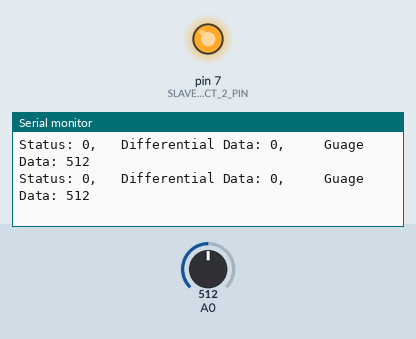
Recording of a sketch running on a simulated Arduino Uno, built with avr-gcc and run on an emulated ATmega328P. Parts: output pins drawn as LEDs (lit = HIGH), the last lines printed to the serial monitor. Inputs (shaded band) come from the test bench; at power-on: A0 = 512. Pins used as bus, display or sensor lines are not drawn.

Above: at 6.2 s.
6.3 s: A0 set to 104
At 6.38 s:
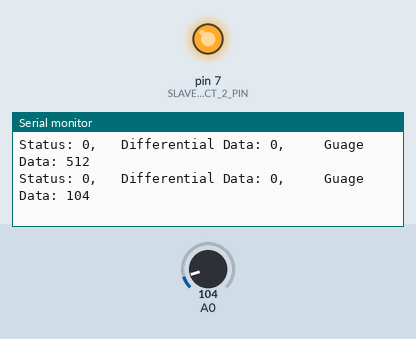
9.3 s: A0 set to 91
At 9.35 s:
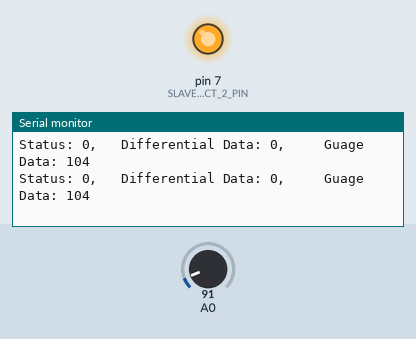
Timing chart, 0 to 12.3 s (numbered marks = the images above; inputs shaded):
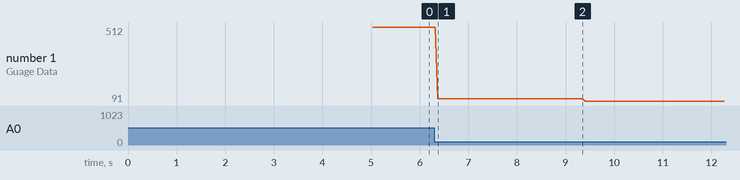

Measured:
- after the input at 6.3 s, the serial monitor: prints a new line after 0.08 s (image 1)
- plotted number 1: 512 → 104 after the input at 6.3 s, 104 → 91 after the input at 9.3 s

The sketch:

pressure_sensor_test.ino
```cpp
const int SLAVE_SELECT_1_PIN = 6;
const int SLAVE_SELECT_2_PIN = 7;

const int MISO_PIN = 10;
const int SCLK_PIN = 9;
const int MOSI_PIN = 8;

const int DIFFERENTIAL_PRESSURE_SENSOR_SLAVE_SELECT_PIN = SLAVE_SELECT_1_PIN;
const int GUAGE_PRESSURE_SENSOR_SLAVE_SELECT_PIN        = SLAVE_SELECT_2_PIN;

#include <SPI.h>

void setup() {
    // put your setup code here, to run once:
    Serial.begin(9600);

    // Wait until Serial port is open.
    // while(!Serial);
    delay(5000);
    Serial.println("Hello from Pressure Sensor Test!");

    pinMode(DIFFERENTIAL_PRESSURE_SENSOR_SLAVE_SELECT_PIN, OUTPUT);
    pinMode(GUAGE_PRESSURE_SENSOR_SLAVE_SELECT_PIN, OUTPUT);


    // digitalWrite(DIFFERENTIAL_PRESSURE_SENSOR_SLAVE_SELECT_PIN, HIGH);
    digitalWrite(GUAGE_PRESSURE_SENSOR_SLAVE_SELECT_PIN, HIGH);

    SPI.begin();


}

void loop() {

    int guageVal = 0;
    guageVal = analogRead(A0);
    // Serial.println(guageVal);


    SPI.beginTransaction(SPISettings(100000, MSBFIRST, SPI_MODE0));


    digitalWrite(DIFFERENTIAL_PRESSURE_SENSOR_SLAVE_SELECT_PIN, LOW);

    // Read pressure

    byte byte1 = SPI.transfer(0x00);
    byte byte2 = SPI.transfer(0x00);
    byte byte3 = SPI.transfer(0x00);
    byte byte4 = SPI.transfer(0x00);

    // Filters
    byte byte1StatusFilter = B11000000;
    byte byte1DataFilter   = B00111111;
    byte byte2DataFilter   = B11111111;
    byte byte3DataFilter   = B11111111;
    byte byte4DataFilter   = B11100000;

    int status = byte1 & byte1StatusFilter;
    status >>= 6;

    int bridgeData = (byte1 & byte1DataFilter);
    bridgeData <<= 8;
    bridgeData += (byte2 & byte2DataFilter);

    // Serial.println("Byte 1-4: " + String(byte1) + ", " + String(byte2) + ", " + String(byte3) + ", " + String(byte4));
    Serial.println("Status: " + String(status) + ",   Differential Data: " + String(bridgeData) + ",     Guage Data: " + String(guageVal));

    digitalWrite(DIFFERENTIAL_PRESSURE_SENSOR_SLAVE_SELECT_PIN, HIGH);

    SPI.endTransaction();

}
```
